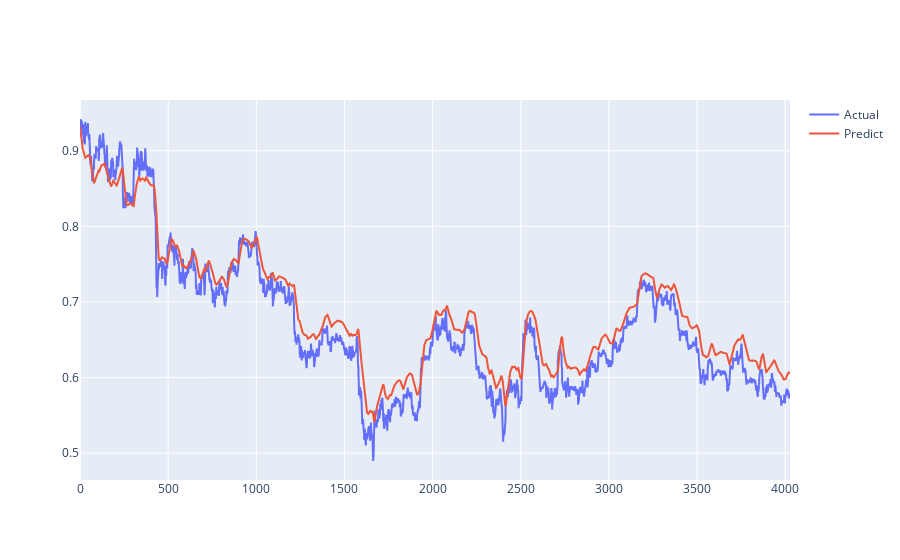

The cell this chart's notebook holds for it:
### Code cell
# plt.plot(y_test.flatten(), label='test')
# plt.plot(y_predict.flatten(), 'r-', label='predict')
# plt.legend()
fig = go.Figure()
fig.add_trace(go.Scatter(y = y_test.flatten(), name = 'Actual'))
fig.add_trace(go.Scatter(y = y_predict.flatten(), name = 'Predict'))

### Figure 1 — Plotly figure (JSON) as saved in the notebook; plotly's stock layout.template omitted (floating-point values rounded to 4 significant figures; data arrays with more than 128 entries replaced by an {"elided": "..."} marker saying what was removed)
{"data": [{"name": "Actual", "type": "scatter", "y": {"elided": "4028 float values"}}, {"name": "Predict", "type": "scatter", "y": {"elided": "4028 float values"}}], "layout": {}}
